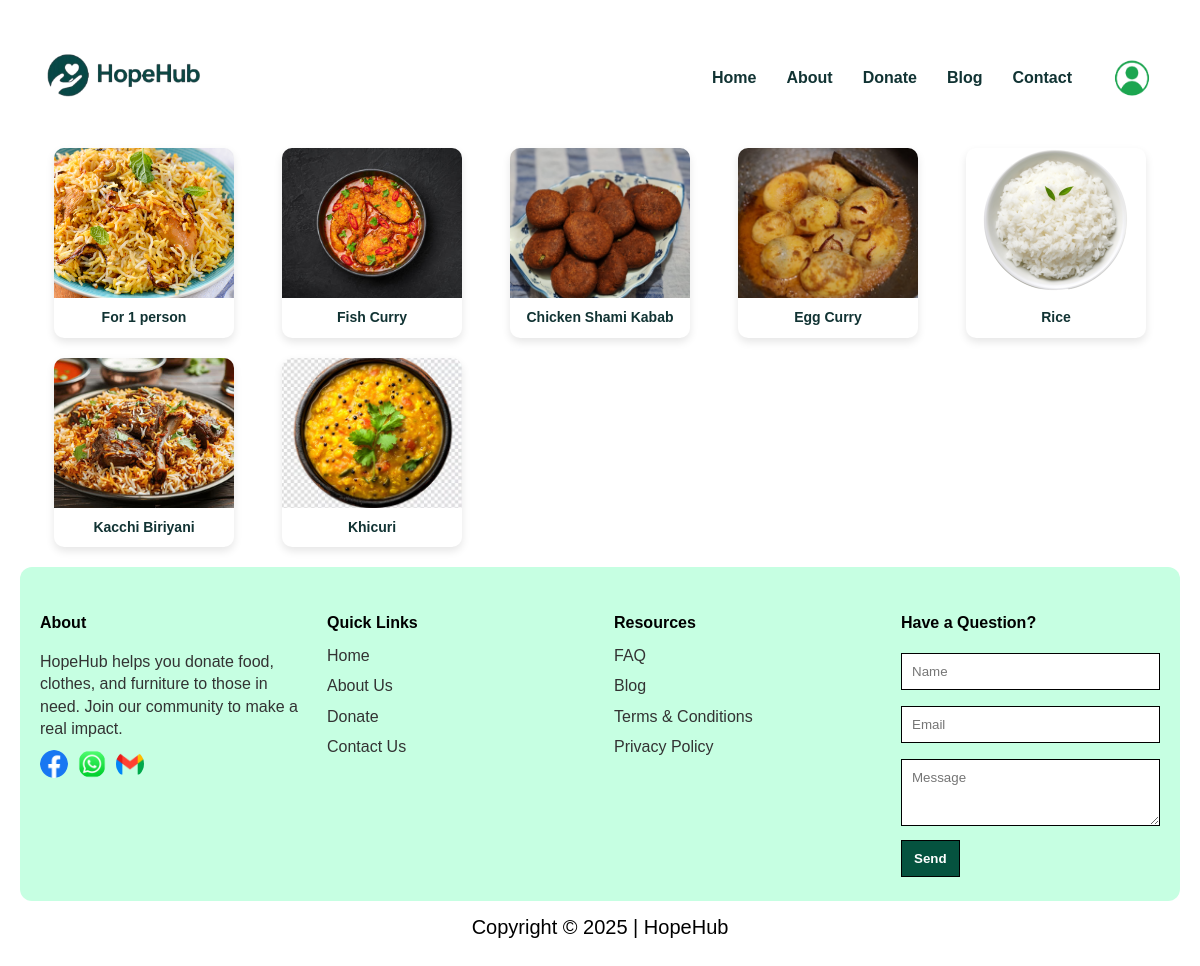
Page /donations/receive/food/ (signed in) on the committed database.
### donations/models.py (models this page shows, shortened)
class Donation(models.Model):
    CATEGORY_CHOICES = [
        ('food', 'Food'),
        ('clothes', 'Clothes'),
        ('furniture', 'Furniture'),
    ]
    donor = models.ForeignKey(User, on_delete=models.CASCADE)
    category = models.CharField(max_length=20, choices=CATEGORY_CHOICES)
    item_name = models.CharField(max_length=100)
    item_image = models.ImageField(upload_to='donation_images/')
    quantity = models.PositiveIntegerField()
    address = models.TextField()
    details = models.TextField()
    created_at = models.DateTimeField(auto_now_add=True)

### donations/views.py (the view)
# urls.py: path('receive/food/', views.foodreceive, name='foodreceive'),
def foodreceive(request):
    items = Donation.objects.filter(category='food')
    return render(request, 'donations/foodreceive.html', {'items': items})

### donations/templates/donations/foodreceive.html (shortened to what this page needs)
{% load static %}
<!doctype html>
<html lang="bn">
<head>
  <link rel="stylesheet" href="{% static 'css/style.css' %}">
</head>
<body>
  <div class="wrap">
  <header>
    <div class="brand">
      <img src="{% static 'image/logo.png' %}" alt="HopeHub Logo">
    </div>
    <nav aria-label="Main navigation">
      <a href="{% url 'home' %}">Home</a>
      <a href="{% url 'aboutus' %}">About</a>
      <a href="{% url 'donateform' %}">Donate</a>
      <a href="{% url 'blog' %}">Blog</a>
      <a href="{% url 'contactus' %}">Contact</a>
      {% if user.is_authenticated %}
        <a href="{% url 'profile' %}" class="profile-icon">
          <img src="{% static 'image/profile.png' %}" alt="Profile" style="width:60px; height:40px; border-radius:50%;">
        </a>
      {% else %}
        <a class="cta" href="{% url 'login' %}">Login/Signup</a>
      {% endif %}
    </nav>
  </header>
    <section class="item-gallery">
      {% for item in items %}
        <div class="item-card">
          {% if item.item_image %}
            <img src="{{ item.item_image.url }}" alt="{{ item.item_name }}">
          {% endif %}
          <p>{{ item.item_name }}</p>
        </div>
      {% empty %}
        <p>No donations yet.</p>
      {% endfor %}
    </section>
  <footer>
    <div class="footer-col">
      <h4>About</h4>
      <p>HopeHub helps you donate food, clothes, and furniture to those in need. Join our community to make a real impact.</p>
      <div class="social-icons">
        <img src="{% static 'image/facebook.png' %}" alt="Facebook">
        <img src="{% static 'image/whatsapp.png' %}" alt="WhatsApp">
        <img src="{% static 'image/gmail.png' %}" alt="Gmail">
      </div>
    </div>
    <div class="footer-col links">
      <h4>Quick Links</h4>
      <ul>
        <li><a href="{% url 'home' %}">Home</a></li>
        <li><a href="{% url 'aboutus' %}">About Us</a></li>
        <li><a href="{% url 'donateform' %}">Donate</a></li>
        <li><a href="{% url 'contactus' %}">Contact Us</a></li>
      </ul>
    </div>
    <div class="footer-col resources">
      <h4>Resources</h4>
      <ul>
        <li><a href="{% url 'faq' %}">FAQ</a></li>
        <li><a href="{% url 'blog' %}">Blog</a></li>
        <li><a href="{% url 'termsconditions' %}">Terms & Conditions</a></li>
        <li><a href="{% url 'privacypolicy' %}">Privacy Policy</a></li>
      </ul>
    </div>
    <div class="footer-col contact-form" style="max-width:320px">
      <h4>Have a Question?</h4>
      <input type="text" placeholder="Name" />
      <input type="email" placeholder="Email" />
      <textarea rows="3" placeholder="Message"></textarea>
      <button >Send</button>
    </div>
  </footer>
  <div class="copyright">
    Copyright &copy; 2025 | HopeHub
  </div>
</div>
</body>
</html>

### static/css/style.css (style rules this page uses)
:root { --green: #05533f; --green-dark: #076b25; --accent:#f1fdf6; --muted: #ffffff; --soft:#eafdf3; --radius:14px; --shadow: 0 6px 20px rgba(16,42,30,0.08); font-family: "Inter", system-ui, sans-serif; }
* { box-sizing:border-box }
body, h1, h2, h3, h4, h5, h6, input, textarea, button, p { font-family: 'Inria Sans', sans-serif; }
body { margin:0; background: #ffffff; color:#133; line-height:1.4; justify-content: center; align-items: center; display: flex; }
a { color:inherit;text-decoration:none }
img { max-width:100%;display:block }
.wrap { max-width: 1440px; width: 100%; margin:28px auto; padding:0 20px; }
header { width:100%; height:100px; background:white; padding:14px 18px; display:flex; justify-content:space-between; align-items:center; }
.brand img { width:180px; height:auto; }
nav { display:flex; gap:30px; align-items:center; font-weight:600; margin-left:auto; }
footer { background: #C6FFE2; padding: 24px 20px; display: flex; flex-wrap: wrap; gap: 28px; border-radius: 12px; }
footer .footer-col { flex: 1 1 200px; }
footer .footer-col h4 { font-weight: 700; margin-bottom: 10px; color: #000; }
footer .footer-col p { font-weight: 400; color: #333; margin-bottom: 10px; line-height: 1.4; }
footer .footer-col ul { list-style: none; padding-left: 0; margin: 0; }
footer .footer-col ul li { margin-bottom: 8px; color: #333; cursor: pointer; }
footer .social-icons { display: flex; gap: 10px; margin-top: 8px; }
.footer-col .social-icons img { width: 28px; height: 28px; object-fit: cover; border-radius: 50%; }
.copyright { text-align: center; color: #000; font-size: 20px; margin: 12px 0 20px 0; }
.contact-form input,.contact-form textarea { width:100%; padding:10px; margin:8px 0; border: 1px solid black; }
.contact-form button { background:var(--green); color:white; padding:10px 12px; border: 1px solid black; cursor:pointer; font-weight:700; }
input { padding: 10px; margin: 6px 0 12px 0; border: none; background: #ffffff; }

### donations/templates/donations/foodreceive.html (style rules this page uses)
.item-gallery { display: grid; grid-template-columns: repeat(auto-fill, minmax(180px, 1fr)); gap: 20px; padding: 20px; justify-items: center; }
.item-card { background-color: #fff; border-radius: 10px; overflow: hidden; text-align: center; box-shadow: 0 4px 8px rgba(0,0,0,0.1); width: 180px; }
.item-card img { width: 100%; height: 150px; object-fit: cover; display: block; }
.item-card p { margin: 10px 0; font-weight: bold; font-size: 14px; }

### rows in the picture
Donation: item_image (picture), item_name "For 1 person"
Donation: item_image (picture), item_name "Fish Curry"
Donation: item_image (picture), item_name "Chicken Shami Kabab"
Donation: item_image (picture), item_name "Egg Curry"
Donation: item_image (picture), item_name "Rice"
Donation: item_image (picture), item_name "Kacchi Biriyani"
Donation: item_image (picture), item_name "Khicuri"
